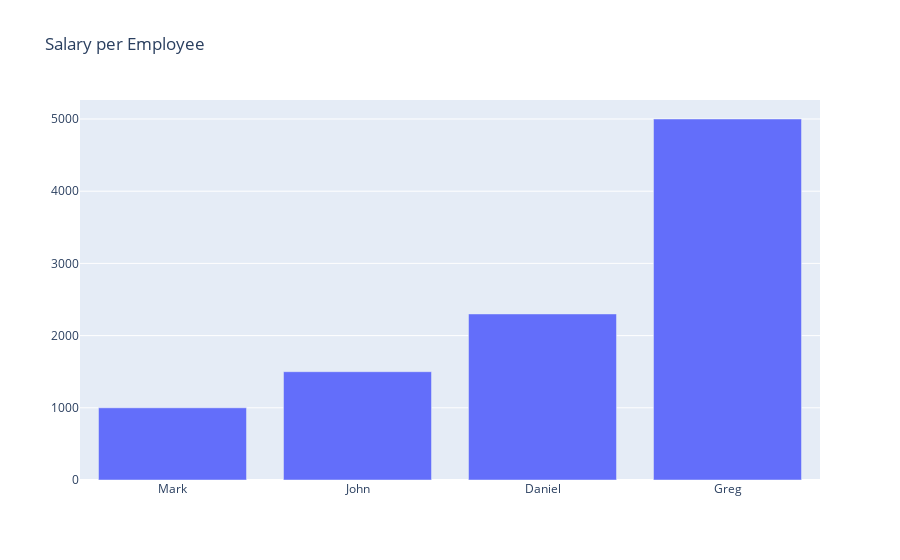

This figure's notebook cell:
### Code cell
data = [go.Bar(
   x = names,
   y = salary_values
)]
layout = {
    'title': 'Salary per Employee'
}
fig = go.Figure(data=data, layout=layout)
fig.show()

### Figure 1 — Plotly figure (JSON) as saved in the notebook; plotly's stock layout.template omitted (floating-point values rounded to 4 significant figures)
{"data": [{"type": "bar", "x": ["Mark", "John", "Daniel", "Greg"], "y": [1000, 1500, 2300, 5000]}], "layout": {"autosize": true, "title": {"text": "Salary per Employee"}, "xaxis": {"autorange": true, "range": [-0.5, 3.5], "type": "category"}, "yaxis": {"autorange": true, "range": [0, 5263.0], "type": "linear"}}}
